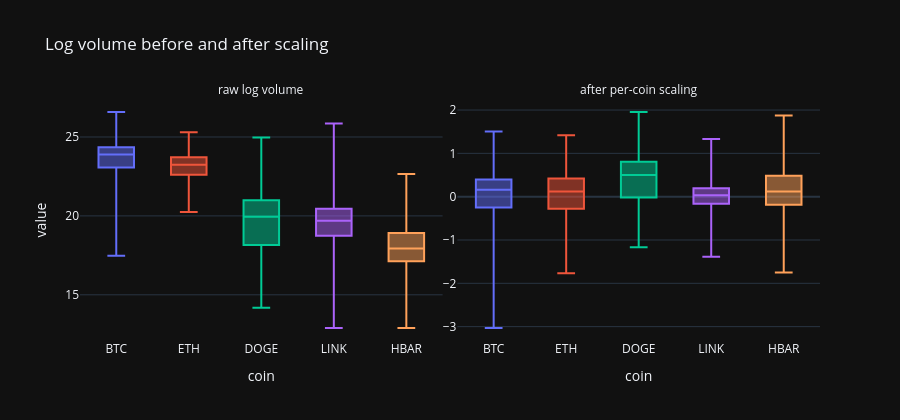

Notebook code cell kept with this figure:
### Markdown cell above
## 7. Scaling

Robust scaling (median / IQR) **per coin**, fitted on **training dates only**. Volumes differ by orders of magnitude between coins,
so this makes the network learn *"abnormal for this coin"* rather than *which coin it is*.

### Code cell
fi = panel["feature_names"].index("log_volume")
rows = []
for coin in ["BTC", "ETH", "DOGE", "LINK", "HBAR"]:
    j = panel["coins"].index(coin)
    ok = panel["X_mask"][:, j, fi].numpy()
    for label, arr in (("raw log volume", panel["X_raw"]), ("after per-coin scaling", panel["X"])):
        rows.append(pd.DataFrame({"value": arr[:, j, fi].numpy()[ok], "coin": coin, "version": label}))
fig = px.box(pd.concat(rows), x="coin", y="value", color="coin", facet_col="version", points=False,
             title="Log volume before and after scaling")
fig.update_yaxes(matches=None, showticklabels=True)
fig.for_each_annotation(lambda a: a.update(text=a.text.split("=")[-1]))
fig.update_layout(height=420, showlegend=False)
fig.show()

### Figure 1 — Plotly figure (JSON) as saved in the notebook; plotly's stock layout.template omitted (floating-point values rounded to 4 significant figures; data arrays with more than 128 entries replaced by an {"elided": "..."} marker saying what was removed)
{"data": [{"alignmentgroup": "True", "boxpoints": false, "hovertemplate": "coin=%{x}<br>version=raw log volume<br>value=%{y}<extra></extra>", "legendgroup": "BTC", "marker": {"color": "#636efa"}, "name": "BTC", "notched": false, "offsetgroup": "BTC", "orientation": "v", "showlegend": true, "type": "box", "x": {"elided": "3652 str values"}, "x0": " ", "xaxis": "x", "y": {"elided": "3652 float values"}, "y0": " ", "yaxis": "y"}, {"alignmentgroup": "True", "boxpoints": false, "hovertemplate": "coin=%{x}<br>version=after per-coin scaling<br>value=%{y}<extra></extra>", "legendgroup": "BTC", "marker": {"color": "#636efa"}, "name": "BTC", "notched": false, "offsetgroup": "BTC", "orientation": "v", "showlegend": false, "type": "box", "x": {"elided": "3652 str values"}, "x0": " ", "xaxis": "x2", "y": {"elided": "3652 float values"}, "y0": " ", "yaxis": "y2"}, {"alignmentgroup": "True", "boxpoints": false, "hovertemplate": "coin=%{x}<br>version=raw log volume<br>value=%{y}<extra></extra>", "legendgroup": "ETH", "marker": {"color": "#EF553B"}, "name": "ETH", "notched": false, "offsetgroup": "ETH", "orientation": "v", "showlegend": true, "type": "box", "x": {"elided": "3245 str values"}, "x0": " ", "xaxis": "x", "y": {"elided": "3245 float values"}, "y0": " ", "yaxis": "y"}, {"alignmentgroup": "True", "boxpoints": false, "hovertemplate": "coin=%{x}<br>version=after per-coin scaling<br>value=%{y}<extra></extra>", "legendgroup": "ETH", "marker": {"color": "#EF553B"}, "name": "ETH", "notched": false, "offsetgroup": "ETH", "orientation": "v", "showlegend": false, "type": "box", "x": {"elided": "3245 str values"}, "x0": " ", "xaxis": "x2", "y": {"elided": "3245 float values"}, "y0": " ", "yaxis": "y2"}, {"alignmentgroup": "True", "boxpoints": false, "hovertemplate": "coin=%{x}<br>version=raw log volume<br>value=%{y}<extra></extra>", "legendgroup": "DOGE", "marker": {"color": "#00cc96"}, "name": "DOGE", "notched": false, "offsetgroup": "DOGE", "orientation": "v", "showlegend": true, "type": "box", "x": {"elided": "3245 str values"}, "x0": " ", "xaxis": "x", "y": {"elided": "3245 float values"}, "y0": " ", "yaxis": "y"}, {"alignmentgroup": "True", "boxpoints": false, "hovertemplate": "coin=%{x}<br>version=after per-coin scaling<br>value=%{y}<extra></extra>", "legendgroup": "DOGE", "marker": {"color": "#00cc96"}, "name": "DOGE", "notched": false, "offsetgroup": "DOGE", "orientation": "v", "showlegend": false, "type": "box", "x": {"elided": "3245 str values"}, "x0": " ", "xaxis": "x2", "y": {"elided": "3245 float values"}, "y0": " ", "yaxis": "y2"}, {"alignmentgroup": "True", "boxpoints": false, "hovertemplate": "coin=%{x}<br>version=raw log volume<br>value=%{y}<extra></extra>", "legendgroup": "LINK", "marker": {"color": "#ab63fa"}, "name": "LINK", "notched": false, "offsetgroup": "LINK", "orientation": "v", "showlegend": true, "type": "box", "x": {"elided": "3245 str values"}, "x0": " ", "xaxis": "x", "y": {"elided": "3245 float values"}, "y0": " ", "yaxis": "y"}, {"alignmentgroup": "True", "boxpoints": false, "hovertemplate": "coin=%{x}<br>version=after per-coin scaling<br>value=%{y}<extra></extra>", "legendgroup": "LINK", "marker": {"color": "#ab63fa"}, "name": "LINK", "notched": false, "offsetgroup": "LINK", "orientation": "v", "showlegend": false, "type": "box", "x": {"elided": "3245 str values"}, "x0": " ", "xaxis": "x2", "y": {"elided": "3245 float values"}, "y0": " ", "yaxis": "y2"}, {"alignmentgroup": "True", "boxpoints": false, "hovertemplate": "coin=%{x}<br>version=raw log volume<br>value=%{y}<extra></extra>", "legendgroup": "HBAR", "marker": {"color": "#FFA15A"}, "name": "HBAR", "notched": false, "offsetgroup": "HBAR", "orientation": "v", "showlegend": true, "type": "box", "x": {"elided": "2568 str values"}, "x0": " ", "xaxis": "x", "y": {"elided": "2568 float values"}, "y0": " ", "yaxis": "y"}, {"alignmentgroup": "True", "boxpoints": false, "hovertemplate": "coin=%{x}<br>version=after per-coin scaling<br>value=%{y}<extra></extra>", "legendgroup": "HBAR", "marker": {"color": "#FFA15A"}, "name": "HBAR", "notched": false, "offsetgroup": "HBAR", "orientation": "v", "showlegend": false, "type": "box", "x": {"elided": "2568 str values"}, "x0": " ", "xaxis": "x2", "y": {"elided": "2568 float values"}, "y0": " ", "yaxis": "y2"}], "layout": {"annotations": [{"font": {}, "showarrow": false, "text": "raw log volume", "x": 0.245, "xanchor": "center", "xref": "paper", "y": 1.0, "yanchor": "bottom", "yref": "paper"}, {"font": {}, "showarrow": false, "text": "after per-coin scaling", "x": 0.755, "xanchor": "center", "xref": "paper", "y": 1.0, "yanchor": "bottom", "yref": "paper"}], "boxmode": "overlay", "height": 420, "legend": {"title": {"text": "coin"}, "tracegroupgap": 0}, "showlegend": false, "title": {"text": "Log volume before and after scaling"}, "xaxis": {"anchor": "y", "categoryarray": ["BTC", "ETH", "DOGE", "LINK", "HBAR"], "categoryorder": "array", "domain": [0.0, 0.49], "title": {"text": "coin"}}, "xaxis2": {"anchor": "y2", "categoryarray": ["BTC", "ETH", "DOGE", "LINK", "HBAR"], "categoryorder": "array", "domain": [0.51, 1.0], "matches": "x", "title": {"text": "coin"}}, "yaxis": {"anchor": "x", "domain": [0.0, 1.0], "showticklabels": true, "title": {"text": "value"}}, "yaxis2": {"anchor": "x2", "domain": [0.0, 1.0], "showticklabels": true}}}
